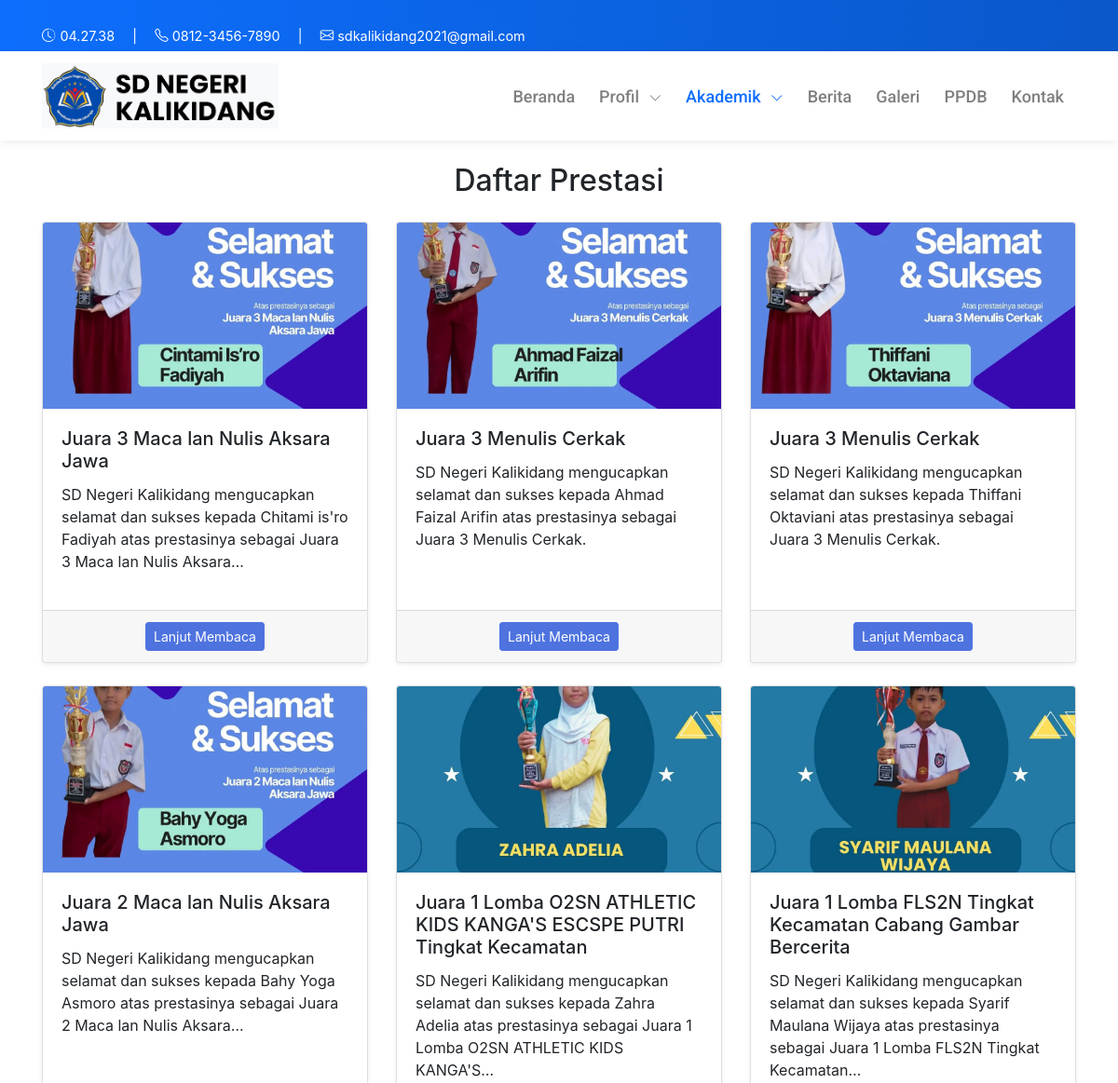
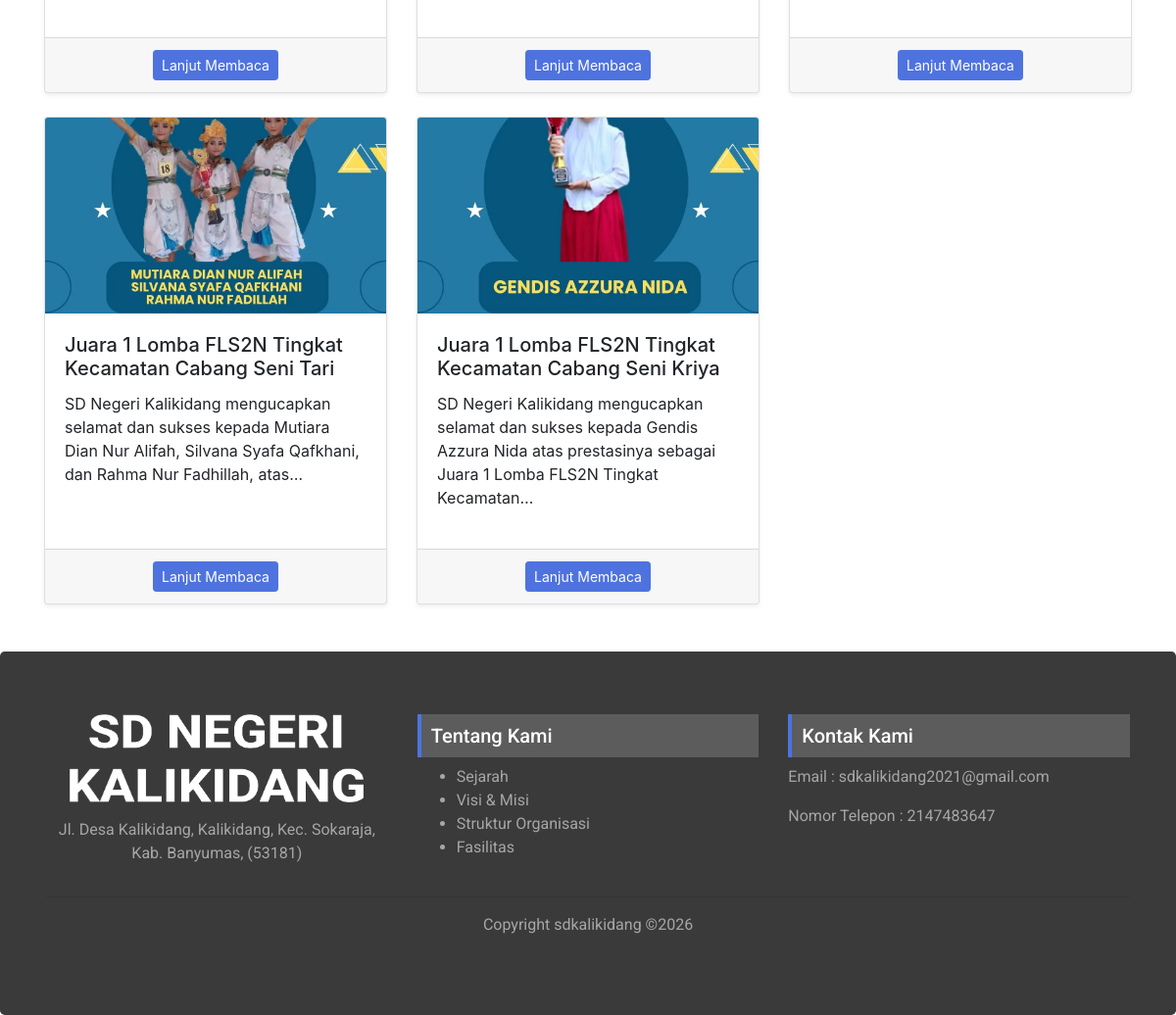
/index.php/akademik/prestasi, run on the app's committed database (2 pictures, top to bottom).
### tables this page shows
CREATE TABLE `prestasi` (
  `id` int(11) NOT NULL,
  `judul` varchar(200) DEFAULT NULL,
  `deskripsi` text DEFAULT NULL,
  `foto` varchar(255) DEFAULT NULL,
  `aktif` enum('Y','N') DEFAULT 'Y',
  `diupload` datetime DEFAULT NULL,
  `isi` text DEFAULT NULL,
  `created_at` timestamp NOT NULL DEFAULT current_timestamp()
);

### application/controllers/Akademik.php (called while the page is built, shortened)
<?php
class Akademik extends CI_Controller {
    public function __construct() {
        $this->load->model('Materi_model', 'materi');
        $this->load->model('EkstrakurikulerKategori_model', 'ekskul');
        $this->load->model('Prestasi_model', 'prestasi');
    }
    public function prestasi() {
        $data['title']    = 'Prestasi';
        $data['page']     = 'prestasi/v_index';
        $data['prestasi'] = $this->prestasi->get_all();
        $this->load->view('front/layouts/main', $data);
    }
}

### index.php (called while the page is built, shortened)
<?php
require_once BASEPATH.'core/CodeIgniter.php';

### application/models/Prestasi_model.php (called while the page is built, shortened)
<?php
class Prestasi_model extends CI_Model {
    private $table = 'prestasi';
    public function get_all()
    {
        return $this->db->get($this->table)->result();
    }
}

### application/views/front/pages/prestasi/v_index.php (the view)
<div class="container py-4">
    <h2 class="mb-4 text-center">Daftar Prestasi</h2>
    <?php if (!empty($prestasi)) : ?>
        <div class="row">
            <?php foreach ($prestasi as $p) : ?>
                <div class="col-md-4 mb-4">
                    <div class="card shadow-sm h-100">
                        <?php if (!empty($p->foto)) : ?>
                            <img
                                src="<?= base_url('uploads/prestasi/' . $p->foto); ?>"
                                class="card-img-top"
                                alt="<?= strip_tags($p->judul); ?>"
                                style="height: 200px; object-fit: cover;"
                            >
                        <?php endif; ?>
                        <div class="card-body">
                            <h5 class="card-title">
                                <?= strip_tags($p->judul, '<b><strong><i><em>'); ?>
                            </h5>
                            <p class="card-text">
                                <?= word_limiter(strip_tags($p->deskripsi), 20); ?>
                            </p>
                        </div>
                        <div class="card-footer text-center">
                            <a
                                href="<?= site_url('akademik/prestasi_detail/' . $p->id); ?>"
                                class="btn btn-info btn-sm"
                            >
                                Lanjut Membaca
                            </a>
                        </div>
                    </div>
                </div>
            <?php endforeach; ?>
        </div>
    <?php else : ?>
        <div class="alert alert-info text-center">
            Belum ada data prestasi yang ditambahkan.
        </div>
    <?php endif; ?>
</div>

### asset/css/style.css (style rules this page uses)
html, body { overflow-x: hidden !important; }
.card { margin: 0 auto; float: none; margin-bottom: 20px; }
.btn-info { color: #fff; background-color: #4e73df; border-color: #4e73df; }

### data on the page
prestasi: foto (picture), judul "Juara 3 Maca lan Nulis Aksara Jawa", deskripsi "SD Negeri Kalikidang mengucapkan selamat dan sukses kepada Chitami is'ro Fadiyah atas prestasinya sebagai Juara 3 Maca lan Nulis Aksara…"
prestasi: foto (picture), judul "Juara 3 Menulis Cerkak", deskripsi "SD Negeri Kalikidang mengucapkan selamat dan sukses kepada Ahmad Faizal Arifin atas prestasinya sebagai Juara 3 Menulis Cerkak."
prestasi: foto (picture), judul "Juara 3 Menulis Cerkak", deskripsi "SD Negeri Kalikidang mengucapkan selamat dan sukses kepada Thiffani Oktaviani atas prestasinya sebagai Juara 3 Menulis Cerkak."
prestasi: foto (picture), judul "Juara 2 Maca lan Nulis Aksara Jawa", deskripsi "SD Negeri Kalikidang mengucapkan selamat dan sukses kepada Bahy Yoga Asmoro atas prestasinya sebagai Juara 2 Maca lan Nulis Aksara…"
prestasi: foto (picture), judul "Juara 1 Lomba O2SN ATHLETIC KIDS KANGA'S ESCSPE PUTRI Tingkat Kecamatan", deskripsi "SD Negeri Kalikidang mengucapkan selamat dan sukses kepada Zahra Adelia atas prestasinya sebagai Juara 1 Lomba O2SN ATHLETIC KIDS KANGA'S…"
prestasi: foto (picture), judul "Juara 1 Lomba FLS2N Tingkat Kecamatan Cabang Gambar Bercerita", deskripsi "SD Negeri Kalikidang mengucapkan selamat dan sukses kepada Syarif Maulana Wijaya atas prestasinya sebagai Juara 1 Lomba FLS2N Tingkat Kecamatan…"
prestasi: foto (picture), judul "Juara 1 Lomba FLS2N Tingkat Kecamatan Cabang Seni Tari", deskripsi "SD Negeri Kalikidang mengucapkan selamat dan sukses kepada Mutiara Dian Nur Alifah, Silvana Syafa Qafkhani, dan Rahma Nur Fadhillah, atas…"
prestasi: foto (picture), judul "Juara 1 Lomba FLS2N Tingkat Kecamatan Cabang Seni Kriya", deskripsi "SD Negeri Kalikidang mengucapkan selamat dan sukses kepada Gendis Azzura Nida atas prestasinya sebagai Juara 1 Lomba FLS2N Tingkat Kecamatan…"
